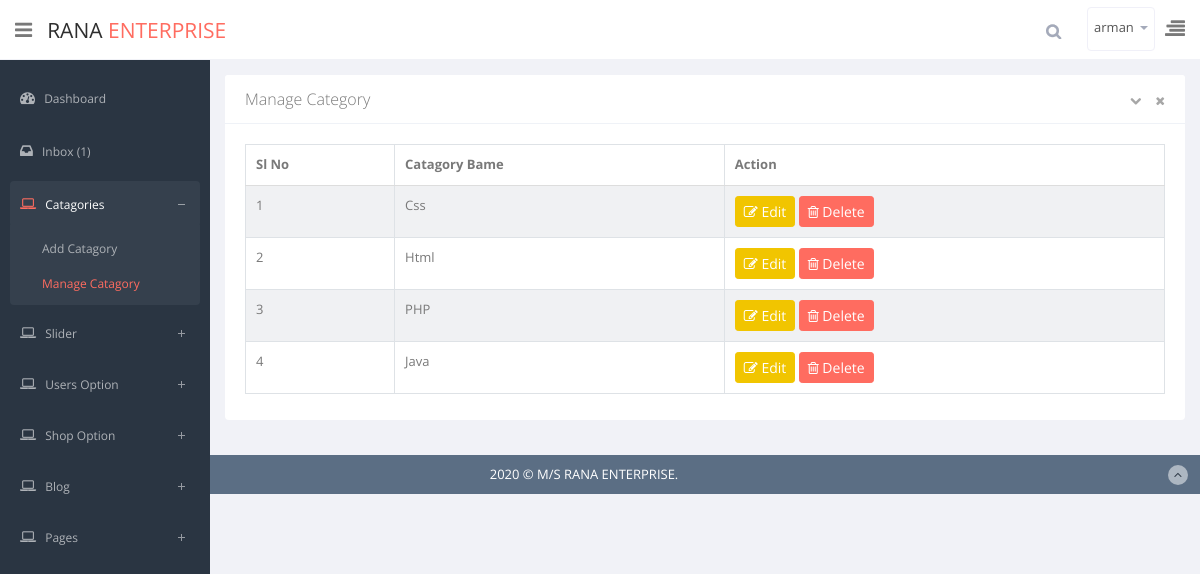
The page /admin/manage_category.php (signed in) on the database its author committed.
### tables this page shows
CREATE TABLE `tbl_category` (
  `id` int(11) NOT NULL,
  `name` varchar(255) NOT NULL
);

### lib/Database.php (called while the page is built, shortened)
<?php
class Database
{
    public $host = HOST;
    public $user = USER;
    public $password = PASSWORD;
    public $database = DATABASE;
    public $link;
    private function dcConnect(){
        $this->link = mysqli_connect($this->host, $this->user, $this->password, $this->database);
    }
    public function select($query){
        $result = mysqli_query($this->link, $query) or die($this->link->error.__LINE__);
        if (mysqli_num_rows($result)>0){
            return $result;
        }else{
            return false;
        }
    }
}

### admin/manage_category.php (the view)
<?php
require_once 'header.php';
?>
    <div class="row">
        <div class="col-sm-12">
            <section class="card">
                <header class="card-header">
                    Manage Category
                    <span class="tools pull-right">
                        <a href="javascript:;" class="fa fa-chevron-down"></a>
                        <a href="javascript:;" class="fa fa-times"></a>
                    </span>
                </header>
                <div class="card-body">
                    <div class="adv-table">
                        <table  class="display table table-bordered table-striped" id="dynamic-table">
                            <thead>
                            <tr>
                                <th>Sl No</th>
                                <th>Catagory Bame</th>
                                <th>Action</th>
                            </tr>
                            </thead>
                            <tbody>
                            <?php
                            $query = "SELECT * FROM `tbl_category` ORDER BY `id` DESC";
                            $manage_catagory = $db->select($query);
                            $sl = 1;
                            while($row = mysqli_fetch_assoc($manage_catagory)){
                                ?>
                                <tr>
                                    <td><?=$sl?></td>
                                    <td><?=$row['name']?></td>
                                    <td>
                                        <a href="edit_catagory.php?catid=<?=$row['id']?>" class="btn btn-warning btn-sm"><i class="fa fa-pencil-square-o"></i> Edit</a>
                                        <a onclick="return confirm('Are You Want To Delete ?')" href="delete_cat.php?detid=<?=$row['id']?>" class="btn btn-danger btn-sm"><i class="fa fa-trash-o"></i> Delete</a>
                                    </td>
                                </tr>
                                <?php
                                $sl++;
                            }
                            ?>
                            </tbody>
                        </table>
                    </div>
                </div>
            </section>
        </div>
    </div>
<?php require_once 'footer.php'?>

### admin/assets/advanced-datatable/media/css/demo_table.css (style rules this page uses)
table.display { margin: 0 auto; clear: both; width: 100%; }
table.display thead th { padding: 3px 18px 3px 10px; border-bottom: 1px solid black; font-weight: bold; cursor: pointer; * cursor: hand; }
table.display td { padding: 3px 10px; }

### rows shown on the page
tbl_category: name "Css"
tbl_category: name "Html"
tbl_category: name "PHP"
tbl_category: name "Java"

### other values the page prints
Session::get('username') "arman"
$count "1"
